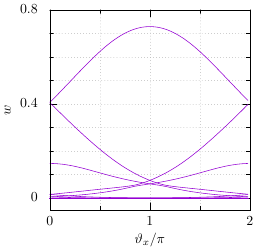

The gnuplot source for this figure:
unset multiplot
reset
load 'moreland.gp'
eval setdef('tex','0')

output='sv-flow'
if (tex == 1) {
  set lmargin at screen 0
  set rmargin at screen 1
  set bmargin at screen 0
  set tmargin at screen 1
  set term lua tikz standalone createstyle size 2in,2in  #fontscale 0.6
  set output output.'.tex'
}

#fn='svflow_boson'
fn='svflow_nonint_half'
#fn='svflow_fermion'
dat=fn.'.dat'
par=fn.'.par'
load par

###
# do stuff
set xrange [0:2]
set xlabel '$\vartheta_x / \pi$'
set xtics 0, 1
set mxtics 2

#set yrange [-0.05:0.8]
set yrange [-0.05:0.8]
set ylabel '$w$'
set ytics 0, 0.4
set mytics 4
set grid xtics ytics mxtics mytics

#p dat u ($2 * 2 / ntx):($3**2 / nty) w linesp pt 1 ps 0.4 pointinterval 1 notit
p dat u ($2 * 2 / ntx):($3**2 / nty) w l notit
#
###

if (tex == 1){
  unset output
  set term wxt
  build = buildtex(output)
  print '"eval build" to build and preview'
} else {
  #print "press enter to continue"
  #pause -1
}
